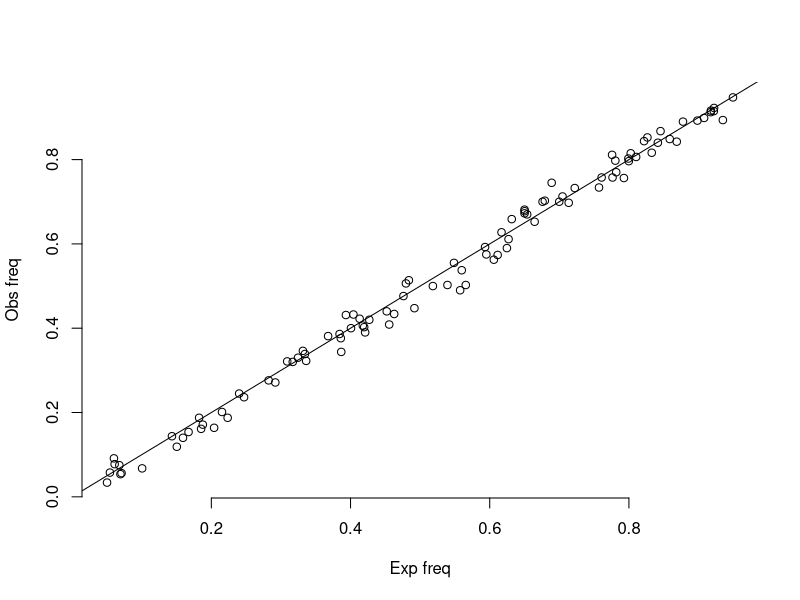
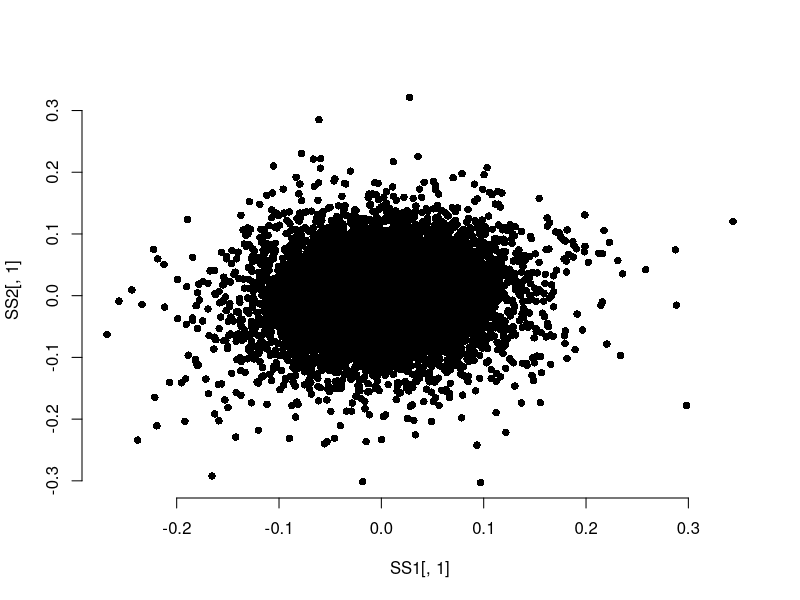
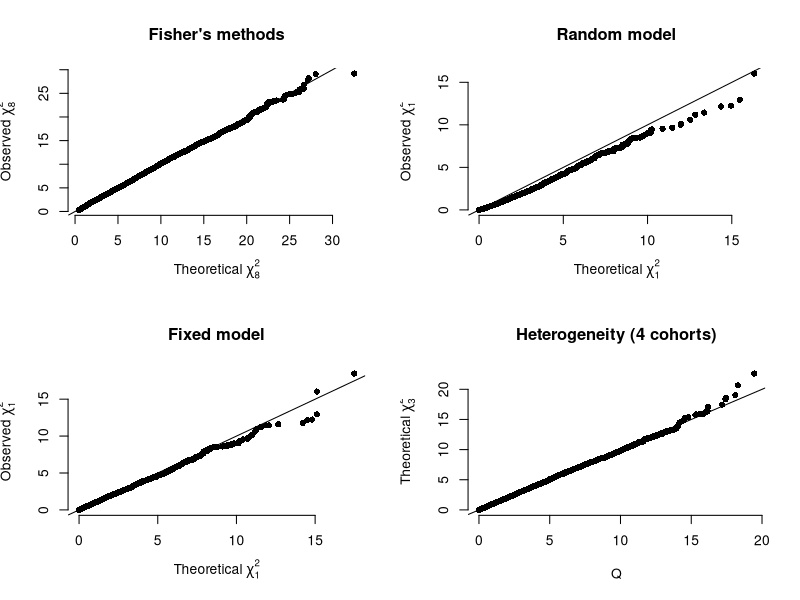

Write the R code that produced these figures, in order.
## ---- chunk 1
Date=Sys.Date()[1]
print(paste0("Document was last updated at ", Date, "."))
## ---- chunk 2
print("Write R code for simulating a single cohort")
## ---- chunk 3
print("Write R code for estimating single-marker gwas")
## ---- chunk 4

M=100
Kid=2
freq=runif(M, 0.05, 0.95)
hsq=0.5
b=rnorm(M, 0, sqrt(3*hsq/M))
famSize=100
FamG=array(0, dim=c(famSize, (2+Kid)*2, M))
Phe=array(0, (2+Kid)*famSize)
for(f in 1:famSize) {
  for(i in 1:famSize) {
    fg=matrix(c(rbinom(M, 1, freq), rbinom(M, 1, freq)), 2, M, byrow = T)
    mg=matrix(c(rbinom(M, 1, freq), rbinom(M, 1, freq)), 2, M, byrow = T)
    Phe[(f-1)*(2+Kid)+1]= sum(fg[1,]*b+fg[2,]*b)
    Phe[(f-1)*(2+Kid)+2]= sum(mg[1,]*b+mg[2,]*b)

    kg=matrix(0, Kid*2, M)
    for(k in 1:Kid) {
      kg[(k-1)*2+1,] = fg[rbinom(1, 1, 0.5)+1,]
      kg[(k-1)*2+2,] = fg[rbinom(1, 1, 0.5)+1,]
      Phe[(f-1)*(2+Kid)+2+k] = sum(kg[(k-1)*2+1,]*b+kg[(k-1)*2+2,]*b)
    }
    FG=rbind(fg, mg, kg)
    FamG[f,,]=FG
  }
}
plot(freq, colMeans(colMeans(FamG[,,])), xlab="Exp freq", ylab="Obs freq", bty='n')
abline(a=0, b=1)
print(var(Phe))
Phe=Phe+rnorm(length(Phe), 0, sqrt(0.5))
print(var(Phe))
## ---- chunk 5
SimuInd <- function(s, m, h2, fq, B) {
  hsq=h2
  
  Gn=matrix(0, s, m+1)
  for(i in 1:s) {
    Gn[i, 1:m] = rbinom(m, 2, fq)
    Gn[i, m+1] = sum(Gn[i,1:m]*B) + rnorm(1, 0, sqrt(1-h2))
  }
  return(Gn)
}

SimuNuFam <- function (n1, m, k, h2, fq, B) {
  
  famSize=n1
  M=m
  Kid=k
  hsq=h2
  
  freq=fq
  b=B
  #  FamG=array(0, dim=c(famSize, (2+Kid)*2, M))
  FamG=array(0, dim=c(famSize, 2+Kid, M+1))
  
  Phe=array(0, (2+Kid)*famSize)
  for(f in 1:famSize) {
    fg=matrix(c(rbinom(M, 1, freq), rbinom(M, 1, freq)), 2, M, byrow = T)
    mg=matrix(c(rbinom(M, 1, freq), rbinom(M, 1, freq)), 2, M, byrow = T)
    Phe[(f-1)*(2+Kid)+1]= sum(fg[1,1:M]*b+fg[2,1:M]*b) + rnorm(1, 0, sqrt(1-h2))
    Phe[(f-1)*(2+Kid)+2]= sum(mg[1,1:M]*b+mg[2,1:M]*b) + rnorm(1, 0, sqrt(1-h2))
    FamG[f,1,1:M]=apply(fg, 2, sum)
    FamG[f,2,1:M]=apply(mg, 2, sum)
    
    kg=matrix(0, Kid*2, M)
    for(k in 1:Kid) {
      kg[(k-1)*2+1,] = fg[rbinom(1, 1, 0.5)+1,]
      kg[(k-1)*2+2,] = fg[rbinom(1, 1, 0.5)+1,]
      Phe[(f-1)*(2+Kid)+2+k] = sum(kg[(k-1)*2+1,1:M]*b+kg[(k-1)*2+2,1:M]*b) + rnorm(1, 0, sqrt(1-h2))
      FamG[f,2+k,1:M]=apply(kg[c((k-1)*2+1,(k-1)*2+2),], 2, sum)
    }
  }
  FamG[,,M+1] = Phe
  return(FamG)
}


h2=0.5
M=10000
freq=runif(M, 0.05, 0.95)
b=rnorm(M, 0, sqrt(3*h2/M))

S1=1000 #sample size 1
S2=1000 #sample size 2

n0=100 #overlapping samples
n1=100 #overlapping first-degree relatives

pop1=SimuInd(S1-n0-n1, M, h2, freq, b) #independent sample
pop2=SimuInd(S2-n0-n1, M, h2, freq, b) #independent sample
Gn0=SimuInd(n0, M, h2, freq, b) #overlapping samples
Gn1=SimuNuFam(n1, 10000, 2, h2, freq, b) #nuclear family

sample1=rbind(pop1, Gn0, Gn1[,3,])
sample2=rbind(pop2, Gn0, Gn1[,4,])

SS1=matrix(0, nrow = M, 4)
for(i in 1:M) {
  mod=lm(sample1[,M+1]~sample1[,i])
  SS1[i,]=summary(mod)$coefficient[2,]
}

SS2=matrix(0, nrow = M, 4)
for(i in 1:M) {
  mod=lm(sample2[,M+1]~sample2[,i])
  SS2[i,]=summary(mod)$coefficient[2,]
}
plot(SS1[,1], SS2[,1], bty="n", pch=16)

## ---- chunk 6
set.seed(1000)
CT=4
N=ceiling(rnorm(CT, 3000, 1000))
M=10000

#freq
P=runif(M, 0.05, 0.95)
Freq=matrix(0, M, CT)
for(i in 1:CT) {
  Freq[,i] = rnorm(M, P, sd=sqrt((P*(1-P))/(2*N[i])))
}

#mat
h2=0.5
Beta=rnorm(M, 0, sd=0)#=sqrt(h2/sum(2*P*(1-P))))
Bmat=matrix(0, M, CT)
Smat=matrix(0, M, CT)
Pmat=matrix(0, M, CT)
for(i in 1:CT) {
  Smat[,i]=1/(N[i]*2*Freq[,i]*(1-Freq[,i]))
  Bmat[,i] = rnorm(M, Beta, sd=sqrt(Smat[,i]))
  Pmat[,i] = (1-pnorm(abs(Bmat[,i]/sqrt(Smat[,i]))))*2
}

#fixed model
FisherP=matrix(0, M, 1)
Fmeta=matrix(0, M, 3)
Qmeta=matrix(0, M, 6)
for(i in 1:M) {
  FisherP[i,1]=-2*sum(log(Pmat[i,]))

  v=1/Smat[i,]
  Fmeta[i,2]=1/sum(v)
  Fmeta[i,1]=sum(Bmat[i,]*v)/sum(v)
  Fmeta[i,3]=Fmeta[i,1]/sqrt(Fmeta[i,2])

  Qmeta[i,4]=sum(v*(Bmat[i,]-Fmeta[i,1])^2)
  Qmeta[i,5]=sum(v)-sum(v^2)/sum(v)
  Qmeta[i,6]=(Qmeta[i,4]-(CT-1))/Qmeta[i,5]
  if(Qmeta[i,6]<0) {
    Qmeta[i,6]=0
  }
  vr=1/(Smat[i,]+Qmeta[i,6])
  Qmeta[i,2]=1/sum(v)+Qmeta[i,6]
  Qmeta[i,1]=sum(vr*Bmat[i,])/sum(vr)
  Qmeta[i,3]=Qmeta[i,1]^2/Qmeta[i,2]
}
layout(matrix(1:4, 2, 2))
qqplot(main="Fisher's methods", xlab=expression(paste("Theoretical ", chi[8]^2)),
       ylab=expression(paste("Observed ", chi[8]^2)),
       FisherP, rchisq(M, 8), bty="n", pch=16)
abline(a=0, b=1)

qqplot(main="Fixed model", xlab=expression(paste("Theoretical ", chi[1]^2)),
       ylab=expression(paste("Observed ", chi[1]^2)),
       rchisq(M, 1), Fmeta[,3]^2, bty='n', pch=16)
abline(a=0, b=1)

qqplot(main="Random model", xlab=expression(paste("Theoretical ", chi[1]^2)),
       ylab=expression(paste("Observed ", chi[1]^2)),
       rchisq(M,1), Qmeta[,1]^2/Qmeta[,2], bty='n', pch=16)
abline(a=0, b=1)

qqplot(main="Heterogeneity (4 cohorts)", xlab="Q", ylab=expression(paste("Theoretical ", chi[3]^2)), Qmeta[,4], rchisq(M,CT-1), bty='n', pch=16)
abline(a=0, b=1)
## ---- chunk 7
print("Write R code for ld simulation")
